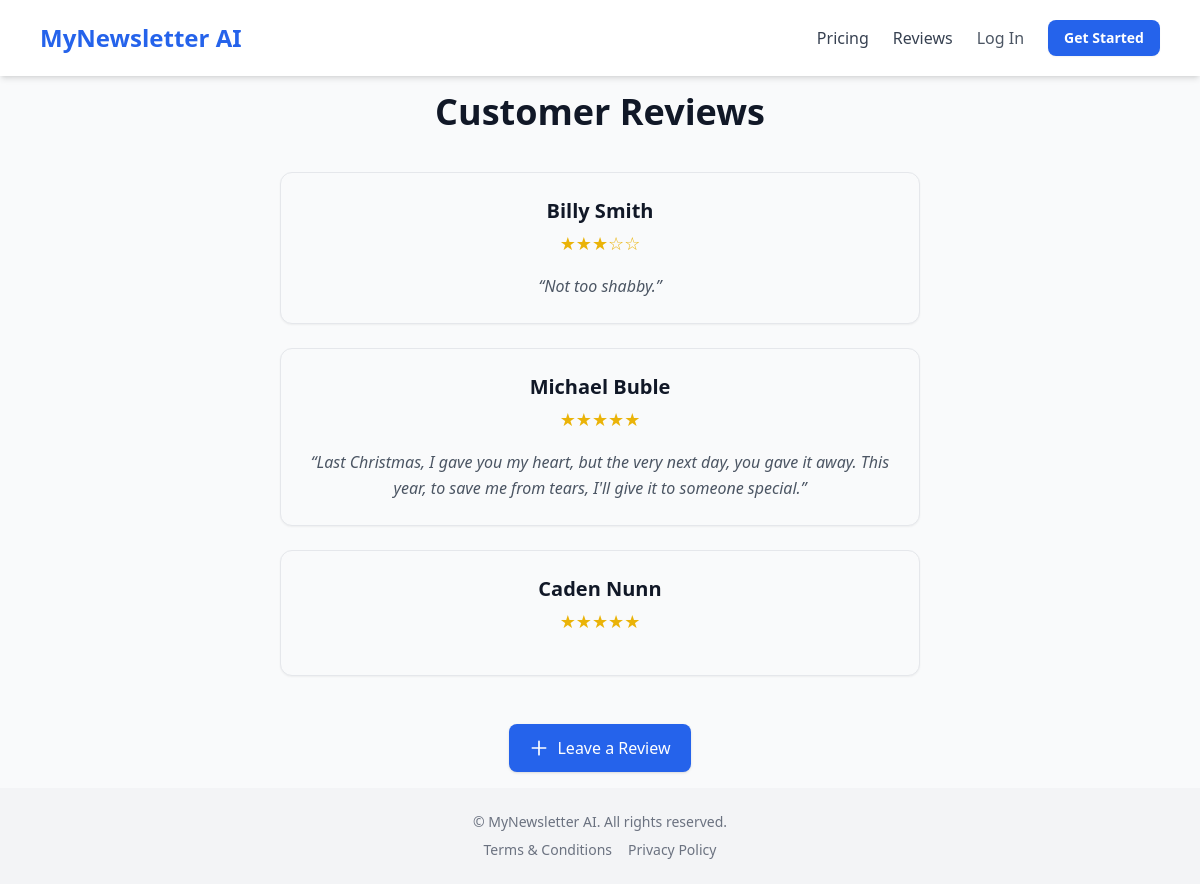
The app's page /reviews, older data.
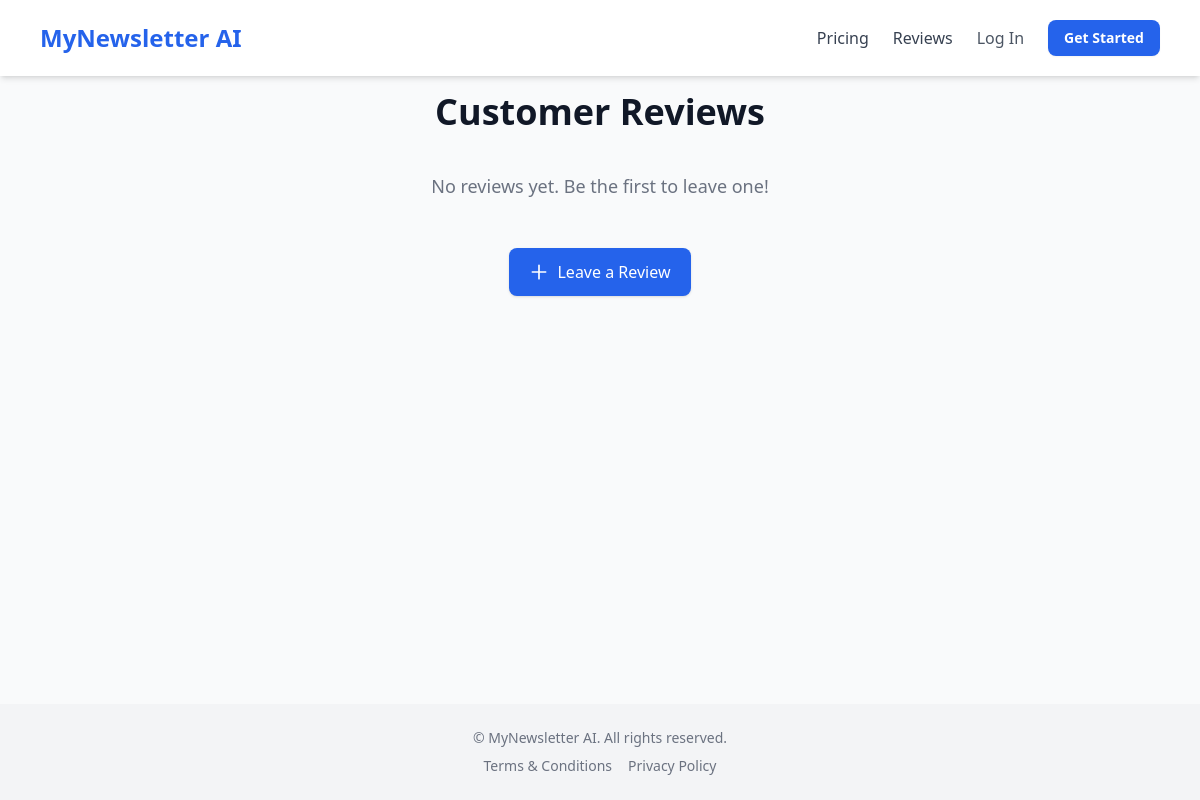
The same page, newer data.
### tables this page shows
CREATE TABLE "reviews" (
	"id"	INTEGER NOT NULL,
	"name"	TEXT NOT NULL,
	"stars"	INTEGER NOT NULL,
	"comment"	TEXT,
	PRIMARY KEY("id")
);

### app.py (the view)
@app.route('/reviews')
def reviews():
    conn = sqlite3.connect('newsletter.db')
    conn.row_factory = sqlite3.Row  # allows dict-style access
    cursor = conn.cursor()
    cursor.execute('SELECT * FROM reviews ORDER BY id DESC')
    reviews = cursor.fetchall()
    conn.close()
    return render_template('reviews.html', reviews=reviews)

### app.py (called while the page is built, shortened)
@app.context_processor
def inject_subscription_context():
    if 'user_id' not in session:
        return {}

### templates/reviews.html
{% extends 'base.html' %}
{% block content %}
<div class="max-w-2xl mx-auto p-4">
  <h1 class="text-4xl font-bold text-gray-900 mb-10 text-center">Customer Reviews</h1>
  {% if reviews %}
    <div class="space-y-6 mb-12">
      {% for review in reviews %}
        <div class="bg-gray-50 border border-gray-200 rounded-xl p-6 shadow-sm hover:shadow-md transition">
          <div class="mb-4 text-center">
            <h2 class="text-xl font-semibold text-gray-900">{{ review['name'] }}</h2>
            <p class="text-yellow-500 text-lg mt-1">{{ '★' * review['stars'] }}{{ '☆' * (5 - review['stars']) }}</p>
          </div>
          {% if review['comment'] %}
            <p class="text-gray-600 text-base italic text-center leading-relaxed">“{{ review['comment'] }}”</p>
          {% endif %}
        </div>
      {% endfor %}
    </div>
  {% else %}
    <p class="text-lg text-gray-500 text-center mb-12">No reviews yet. Be the first to leave one!</p>
  {% endif %}
  <div class="flex justify-center">
    <a href="{{ url_for('new_review') }}" class="inline-flex items-center gap-2 bg-blue-600 text-white px-5 py-3 rounded-lg hover:bg-blue-700 transition font-medium shadow">
      <svg xmlns="http://www.w3.org/2000/svg" class="h-5 w-5" fill="none" viewBox="0 0 24 24" stroke="currentColor">
        <path stroke-linecap="round" stroke-linejoin="round" stroke-width="2" d="M12 4v16m8-8H4"/>
      </svg>
      Leave a Review
    </a>
  </div>
</div>
{% endblock %}

### templates/base.html (shortened to what this page needs)
<!DOCTYPE html>
<html lang="en">
<head>
  <script src="https://cdn.tailwindcss.com"></script>
  <link rel="stylesheet" href="https://cdn.jsdelivr.net/npm/flatpickr/dist/flatpickr.min.css">
</head>
<body class="font-sans bg-gray-50 text-gray-800 flex flex-col min-h-screen">
  {% include 'partials/header.html' %}
  <main class="flex-grow">
    {% block content %}
    {% endblock %}
  </main>
  {% include 'partials/footer.html' %}
</body>
</html>

### templates/partials/header.html (shortened to what this page needs)
<header class="bg-white shadow-md py-5" x-data="{ navOpen: false }">
  <div class="max-w-6xl mx-auto px-4 flex items-center justify-between">
    <a href="/" class="text-2xl font-bold theme-color-1">MyNewsletter AI</a>
    <div class="hidden md:flex items-center gap-6 ml-auto">
      <a href="/pricing" class="text-base text-gray-700 hover:text-blue-700 transition">Pricing</a>
      <a href="/reviews" class="text-base text-gray-700 hover:text-blue-700 transition">Reviews</a>
      {% if session['user_id'] %}
        <div class="relative" x-data="{ open: false }">
          <button
            @click="open = !open"
            class="w-10 h-10 rounded-full bg-gradient-to-br from-blue-600 to-blue-400 text-white font-semibold text-lg flex items-center justify-center shadow-md hover:shadow-lg transition"
          >
            {{ session['email'][0]|upper }}
            <svg
              class="absolute -right-5 top-1/2 transform -translate-y-1/2 w-4 h-4 text-black transition-transform duration-200"
              :class="{ 'rotate-180': open }"
              fill="none" stroke="currentColor" stroke-width="2" viewBox="0 0 24 24"
            >
              <path stroke-linecap="round" stroke-linejoin="round" d="M19 9l-7 7-7-7" />
            </svg>
          </button>
          <div
            x-show="open"
            @click.away="open = false"
            class="absolute right-0 mt-2 w-48 bg-white border rounded-lg shadow-lg z-50 origin-top"
            x-transition
          >
            <a href="/dashboard" class="block px-4 py-2 text-sm text-gray-700 hover:bg-gray-100">Dashboard</a>
            <a href="/account-settings" class="block px-4 py-2 text-sm text-gray-700 hover:bg-gray-100">Account Settings</a>
            <a href="/logout" class="block px-4 py-2 text-sm text-red-600 hover:bg-red-100">Log out</a>
          </div>
        </div>
      {% else %}
        <a href="/login" class="text-base text-gray-600 hover:text-blue-600 transition">
          Log In
        </a>
        <a href="/register" class="bg-blue-600 hover:bg-blue-700 text-white px-4 py-2 rounded-lg text-sm font-semibold shadow-sm transition whitespace-nowrap">
          Get Started
        </a>
      {% endif %}
    </div>
  </div>
</header>

### templates/partials/footer.html
<footer class="bg-gray-100 py-6 text-center text-sm text-gray-500">
  <p>&copy; {{ year }} MyNewsletter AI. All rights reserved.</p>
  <div class="mt-2 flex justify-center gap-4">
    <a href="/terms" target="_blank" rel="noopener noreferrer" class="hover:underline">Terms & Conditions</a>
    <a href="/privacy" target="_blank" rel="noopener noreferrer" class="hover:underline">Privacy Policy</a>
  </div>
</footer>

### templates/base.html (style rules this page uses)
.theme-color-1 { color: #2563EB; }

Row changes from the older to the newer data that the page shows:
removed reviews: name "Billy Smith", stars "★★★", stars "☆☆", comment "Not too shabby."
removed reviews: name "Michael Buble", stars "★★★★★", comment "Last Christmas, I gave you my heart, but the very next day, you gave it away. This year, to save me from tears, I'll give it to someone special."
removed reviews: name "Caden Nunn", stars "★★★★★"
Text that changed along with them:
text now shown: "No reviews yet. Be the first to leave one!"
